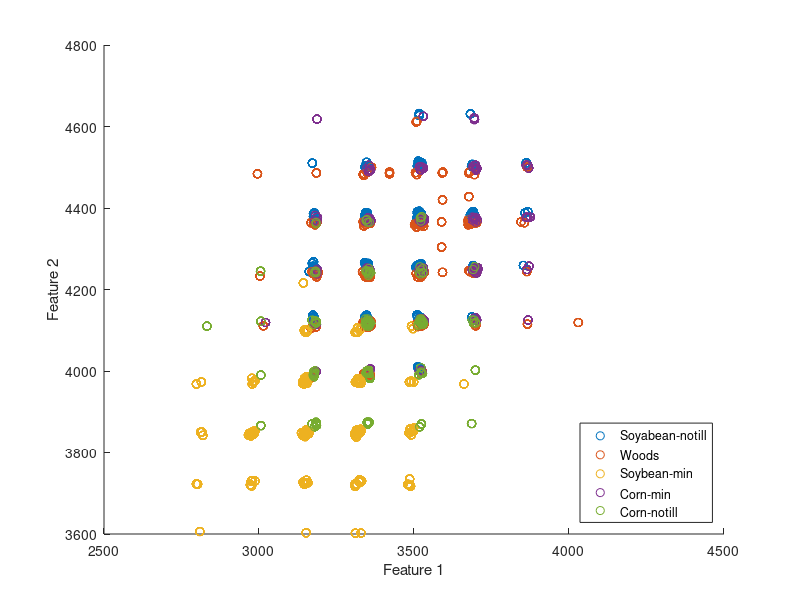

This figure's MATLAB source:
result1 = [];
result2 = [];
resultcv = [];
for i= 1:14
   %training data;
    load actrain.txt;
    train=actrain;
    clear actrain;
    label_train = train(:,1);
    
gscatter(train(:,3),train(:,4),label_train);
 b=legend('Soyabean-notill','Woods','Soybean-min','Corn-min','Corn-notill');
set(b,'Location','SouthEast');
xlabel('Feature 1');
ylabel('Feature 2');

    train(:,1:2)=[];
    train = train(:,1:i);
    mx_train = max(train(:));
    mn_train = min(train(:));
    
    %test data;
    load actest.txt;
    test = actest;
    clear actest;
    label_test = test(:,1);
    test(:,1:2)=[];
    test = test(:,1:i);
    mx_test = (max(test(:)));
    mn_test = min(test(:));
    
    train = (train-mn_train) ./ (mx_train-mn_train);
    test = (test-mn_test) ./ (mx_test-mn_test);

    addpath('I:\libsvm-3.22\matlab');
    
  bestc=4; bestg=0  ; 
 
    
%   bestcv=0; bestc=0; bestg=0;
%    for c = 0:1:5
%       for g = 0:0.5:8
%             cmd=['-t 2 -v 10 -c ',num2str(c), ' -g 4', num2str(g)];
%            cv = svmtrain(label_train, train, cmd);
%          if(cv>bestcv)
%                bestcv=cv; bestc=c; bestg=g;
%             end
%             fprintf('%g   %g  %g (best c=%g, g=%g, rate=%g)\n', c, g, cv, bestc, bestg, bestcv);
%        end
%      end
%      
%     resultcv = [resultcv bestcv];
    cmd=['-t 2 -c ',num2str(bestc), ' -g 4', num2str(bestg)];
    
    
   model = svmtrain(label_train,train,cmd);
%     fprintf('\n\nTraining Data Accuracy: \n\n ');
%     [predict_label, trainingaccuracy, dec_values]= svmpredict(label_train, train, model);
%     result1 = [result1 trainingaccuracy(1)];
   
    fprintf('\n\nTest Data Accuracy: \n\n ');
    [predict_label, testaccuracy, dec_values] = svmpredict(label_test, test, model);
    result2 = [result2 testaccuracy(1)];
end


